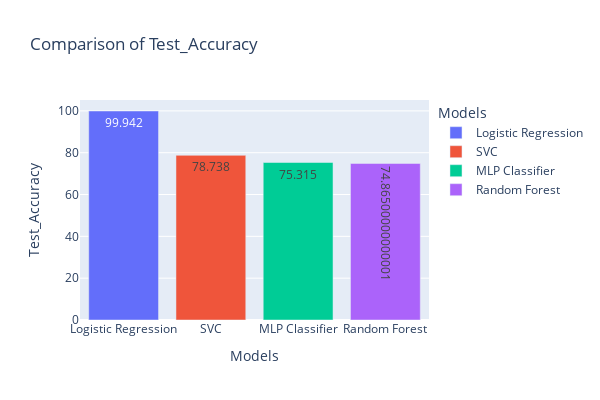
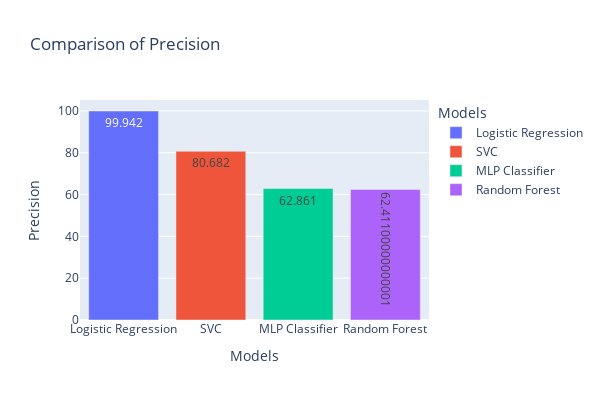
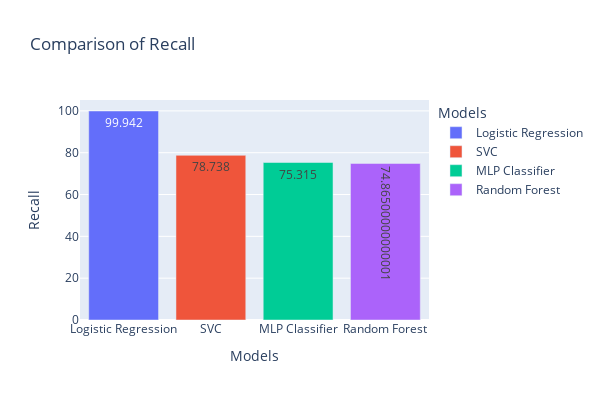
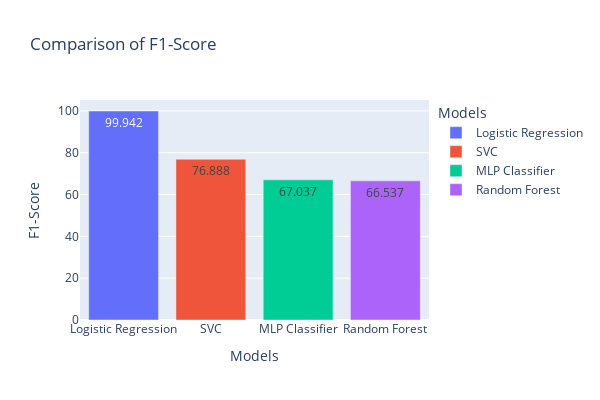

The code cell stored with these charts, in order, in its notebook:
### Code cell
DDSResultData=[[],[],[],[],[],[]]
print("================================================================================================")
print("                        DDoS Intrusion Detection")
print("================================================================================================")

for i in range(len(ClfDDS)):
    print("                         {} ".format(Clfs[i]))
    print("================================================================================================")
    PrsClf = ClfDDS[i]   
    StartTime_1 = datetime.datetime.now() 
    PrsClf.fit(TrnDDSX, TrnDDSy)
    StartTime_2 = datetime.datetime.now()
    TimeDifference = StartTime_2 - StartTime_1
    TimeTrnSec=TimeDifference.total_seconds()
    print("Training Time: {} Seconds".format(round(TimeTrnSec,3)))
    StartTime_3 = datetime.datetime.now() 
    DDSPredTst=PrsClf.predict(TstDDSX)
    StartTime_4 = datetime.datetime.now()
    TimeDifference = StartTime_4 - StartTime_3
    TimeTstSec=TimeDifference.total_seconds()
    print("Training Time: {} Seconds".format(round(TimeTstSec,3)))
    AccDDSTst=metrics.accuracy_score(TstDDSy,DDSPredTst)
    print("Train Accuracy: ",round(PrsClf.score(TrnDDSX,TrnDDSy),5)*100)
    print("Test Accuracy: ",round(PrsClf.score(TstDDSX,TstDDSy),5)*100)
    DDSResultData[0].append(round(AccDDSTst,5)*100)
    DDSResultData[1].append(round(metrics.precision_score(TstDDSy,DDSPredTst,average="weighted"),5)*100)
    DDSResultData[2].append(round(metrics.recall_score(TstDDSy,DDSPredTst,average="weighted"),5)*100)
    DDSResultData[3].append(round(metrics.f1_score(TstDDSy,DDSPredTst,average="weighted"),5)*100)
    DDSResultData[4].append(round(TimeTstSec,3))
    DDSResultData[5].append(round(PrsClf.score(TrnDDSX,TrnDDSy),5)*100)
    print("================================================================================================")
    ConfMatVs(TstDDSy,DDSPredTst,Clfs[i])
    print("______________________________________________________________")
    print("_________________ Classification report for __________________")
    print("_________________ {} ______________".format(Clfs[i]))
    print("______________________________________________________________")
    print(metrics.classification_report(TstDDSy,DDSPredTst))
    print("================================================================================================")
DDoSDf=pd.DataFrame({
    "Models":Clfs,
    "Train_Accuracy":DDSResultData[5],
    "Test_Accuracy":DDSResultData[0],
    "Precision":DDSResultData[1],
    "Recall":DDSResultData[2],
    "F1-Score":DDSResultData[3],
    "Prediction_Time":DDSResultData[4]
})
DDoSDf=DDoSDf.sort_values(by="Test_Accuracy",ascending=False)
DDoSDf


for i in DDoSDf.columns.tolist()[2:]:
    figres = pxids.bar(DDoSDf, y=i, x="Models",
             text=i,color="Models",title="Comparison of {}".format(i),height=400,width=600)
    figres.show()

### Figure 1 — Plotly figure (JSON) as saved in the notebook; plotly's stock layout.template omitted (floating-point values rounded to 4 significant figures)
{"data": [{"alignmentgroup": "True", "hovertemplate": "Models=%{x}<br>Test_Accuracy=%{text}<extra></extra>", "legendgroup": "Logistic Regression", "marker": {"color": "#636efa", "pattern": {"shape": ""}}, "name": "Logistic Regression", "offsetgroup": "Logistic Regression", "orientation": "v", "showlegend": true, "text": [99.94], "textposition": "auto", "type": "bar", "x": ["Logistic Regression"], "xaxis": "x", "y": [99.94], "yaxis": "y"}, {"alignmentgroup": "True", "hovertemplate": "Models=%{x}<br>Test_Accuracy=%{text}<extra></extra>", "legendgroup": "SVC", "marker": {"color": "#EF553B", "pattern": {"shape": ""}}, "name": "SVC", "offsetgroup": "SVC", "orientation": "v", "showlegend": true, "text": [78.74], "textposition": "auto", "type": "bar", "x": ["SVC"], "xaxis": "x", "y": [78.74], "yaxis": "y"}, {"alignmentgroup": "True", "hovertemplate": "Models=%{x}<br>Test_Accuracy=%{text}<extra></extra>", "legendgroup": "MLP Classifier", "marker": {"color": "#00cc96", "pattern": {"shape": ""}}, "name": "MLP Classifier", "offsetgroup": "MLP Classifier", "orientation": "v", "showlegend": true, "text": [75.31], "textposition": "auto", "type": "bar", "x": ["MLP Classifier"], "xaxis": "x", "y": [75.31], "yaxis": "y"}, {"alignmentgroup": "True", "hovertemplate": "Models=%{x}<br>Test_Accuracy=%{text}<extra></extra>", "legendgroup": "Random Forest", "marker": {"color": "#ab63fa", "pattern": {"shape": ""}}, "name": "Random Forest", "offsetgroup": "Random Forest", "orientation": "v", "showlegend": true, "text": [74.87], "textposition": "auto", "type": "bar", "x": ["Random Forest"], "xaxis": "x", "y": [74.87], "yaxis": "y"}], "layout": {"barmode": "relative", "height": 400, "legend": {"title": {"text": "Models"}, "tracegroupgap": 0}, "title": {"text": "Comparison of Test_Accuracy"}, "width": 600, "xaxis": {"anchor": "y", "categoryarray": ["Logistic Regression", "SVC", "MLP Classifier", "Random Forest"], "categoryorder": "array", "domain": [0, 1], "title": {"text": "Models"}}, "yaxis": {"anchor": "x", "domain": [0, 1], "title": {"text": "Test_Accuracy"}}}}

### Figure 2 — Plotly figure (JSON) as saved in the notebook; plotly's stock layout.template omitted (floating-point values rounded to 4 significant figures)
{"data": [{"alignmentgroup": "True", "hovertemplate": "Models=%{x}<br>Precision=%{text}<extra></extra>", "legendgroup": "Logistic Regression", "marker": {"color": "#636efa", "pattern": {"shape": ""}}, "name": "Logistic Regression", "offsetgroup": "Logistic Regression", "orientation": "v", "showlegend": true, "text": [99.94], "textposition": "auto", "type": "bar", "x": ["Logistic Regression"], "xaxis": "x", "y": [99.94], "yaxis": "y"}, {"alignmentgroup": "True", "hovertemplate": "Models=%{x}<br>Precision=%{text}<extra></extra>", "legendgroup": "SVC", "marker": {"color": "#EF553B", "pattern": {"shape": ""}}, "name": "SVC", "offsetgroup": "SVC", "orientation": "v", "showlegend": true, "text": [80.68], "textposition": "auto", "type": "bar", "x": ["SVC"], "xaxis": "x", "y": [80.68], "yaxis": "y"}, {"alignmentgroup": "True", "hovertemplate": "Models=%{x}<br>Precision=%{text}<extra></extra>", "legendgroup": "MLP Classifier", "marker": {"color": "#00cc96", "pattern": {"shape": ""}}, "name": "MLP Classifier", "offsetgroup": "MLP Classifier", "orientation": "v", "showlegend": true, "text": [62.86], "textposition": "auto", "type": "bar", "x": ["MLP Classifier"], "xaxis": "x", "y": [62.86], "yaxis": "y"}, {"alignmentgroup": "True", "hovertemplate": "Models=%{x}<br>Precision=%{text}<extra></extra>", "legendgroup": "Random Forest", "marker": {"color": "#ab63fa", "pattern": {"shape": ""}}, "name": "Random Forest", "offsetgroup": "Random Forest", "orientation": "v", "showlegend": true, "text": [62.41], "textposition": "auto", "type": "bar", "x": ["Random Forest"], "xaxis": "x", "y": [62.41], "yaxis": "y"}], "layout": {"barmode": "relative", "height": 400, "legend": {"title": {"text": "Models"}, "tracegroupgap": 0}, "title": {"text": "Comparison of Precision"}, "width": 600, "xaxis": {"anchor": "y", "categoryarray": ["Logistic Regression", "SVC", "MLP Classifier", "Random Forest"], "categoryorder": "array", "domain": [0, 1], "title": {"text": "Models"}}, "yaxis": {"anchor": "x", "domain": [0, 1], "title": {"text": "Precision"}}}}

### Figure 3 — Plotly figure (JSON) as saved in the notebook; plotly's stock layout.template omitted (floating-point values rounded to 4 significant figures)
{"data": [{"alignmentgroup": "True", "hovertemplate": "Models=%{x}<br>Recall=%{text}<extra></extra>", "legendgroup": "Logistic Regression", "marker": {"color": "#636efa", "pattern": {"shape": ""}}, "name": "Logistic Regression", "offsetgroup": "Logistic Regression", "orientation": "v", "showlegend": true, "text": [99.94], "textposition": "auto", "type": "bar", "x": ["Logistic Regression"], "xaxis": "x", "y": [99.94], "yaxis": "y"}, {"alignmentgroup": "True", "hovertemplate": "Models=%{x}<br>Recall=%{text}<extra></extra>", "legendgroup": "SVC", "marker": {"color": "#EF553B", "pattern": {"shape": ""}}, "name": "SVC", "offsetgroup": "SVC", "orientation": "v", "showlegend": true, "text": [78.74], "textposition": "auto", "type": "bar", "x": ["SVC"], "xaxis": "x", "y": [78.74], "yaxis": "y"}, {"alignmentgroup": "True", "hovertemplate": "Models=%{x}<br>Recall=%{text}<extra></extra>", "legendgroup": "MLP Classifier", "marker": {"color": "#00cc96", "pattern": {"shape": ""}}, "name": "MLP Classifier", "offsetgroup": "MLP Classifier", "orientation": "v", "showlegend": true, "text": [75.31], "textposition": "auto", "type": "bar", "x": ["MLP Classifier"], "xaxis": "x", "y": [75.31], "yaxis": "y"}, {"alignmentgroup": "True", "hovertemplate": "Models=%{x}<br>Recall=%{text}<extra></extra>", "legendgroup": "Random Forest", "marker": {"color": "#ab63fa", "pattern": {"shape": ""}}, "name": "Random Forest", "offsetgroup": "Random Forest", "orientation": "v", "showlegend": true, "text": [74.87], "textposition": "auto", "type": "bar", "x": ["Random Forest"], "xaxis": "x", "y": [74.87], "yaxis": "y"}], "layout": {"barmode": "relative", "height": 400, "legend": {"title": {"text": "Models"}, "tracegroupgap": 0}, "title": {"text": "Comparison of Recall"}, "width": 600, "xaxis": {"anchor": "y", "categoryarray": ["Logistic Regression", "SVC", "MLP Classifier", "Random Forest"], "categoryorder": "array", "domain": [0, 1], "title": {"text": "Models"}}, "yaxis": {"anchor": "x", "domain": [0, 1], "title": {"text": "Recall"}}}}

### Figure 4 — Plotly figure (JSON) as saved in the notebook; plotly's stock layout.template omitted (floating-point values rounded to 4 significant figures)
{"data": [{"alignmentgroup": "True", "hovertemplate": "Models=%{x}<br>F1-Score=%{text}<extra></extra>", "legendgroup": "Logistic Regression", "marker": {"color": "#636efa", "pattern": {"shape": ""}}, "name": "Logistic Regression", "offsetgroup": "Logistic Regression", "orientation": "v", "showlegend": true, "text": [99.94], "textposition": "auto", "type": "bar", "x": ["Logistic Regression"], "xaxis": "x", "y": [99.94], "yaxis": "y"}, {"alignmentgroup": "True", "hovertemplate": "Models=%{x}<br>F1-Score=%{text}<extra></extra>", "legendgroup": "SVC", "marker": {"color": "#EF553B", "pattern": {"shape": ""}}, "name": "SVC", "offsetgroup": "SVC", "orientation": "v", "showlegend": true, "text": [76.89], "textposition": "auto", "type": "bar", "x": ["SVC"], "xaxis": "x", "y": [76.89], "yaxis": "y"}, {"alignmentgroup": "True", "hovertemplate": "Models=%{x}<br>F1-Score=%{text}<extra></extra>", "legendgroup": "MLP Classifier", "marker": {"color": "#00cc96", "pattern": {"shape": ""}}, "name": "MLP Classifier", "offsetgroup": "MLP Classifier", "orientation": "v", "showlegend": true, "text": [67.04], "textposition": "auto", "type": "bar", "x": ["MLP Classifier"], "xaxis": "x", "y": [67.04], "yaxis": "y"}, {"alignmentgroup": "True", "hovertemplate": "Models=%{x}<br>F1-Score=%{text}<extra></extra>", "legendgroup": "Random Forest", "marker": {"color": "#ab63fa", "pattern": {"shape": ""}}, "name": "Random Forest", "offsetgroup": "Random Forest", "orientation": "v", "showlegend": true, "text": [66.54], "textposition": "auto", "type": "bar", "x": ["Random Forest"], "xaxis": "x", "y": [66.54], "yaxis": "y"}], "layout": {"barmode": "relative", "height": 400, "legend": {"title": {"text": "Models"}, "tracegroupgap": 0}, "title": {"text": "Comparison of F1-Score"}, "width": 600, "xaxis": {"anchor": "y", "categoryarray": ["Logistic Regression", "SVC", "MLP Classifier", "Random Forest"], "categoryorder": "array", "domain": [0, 1], "title": {"text": "Models"}}, "yaxis": {"anchor": "x", "domain": [0, 1], "title": {"text": "F1-Score"}}}}
